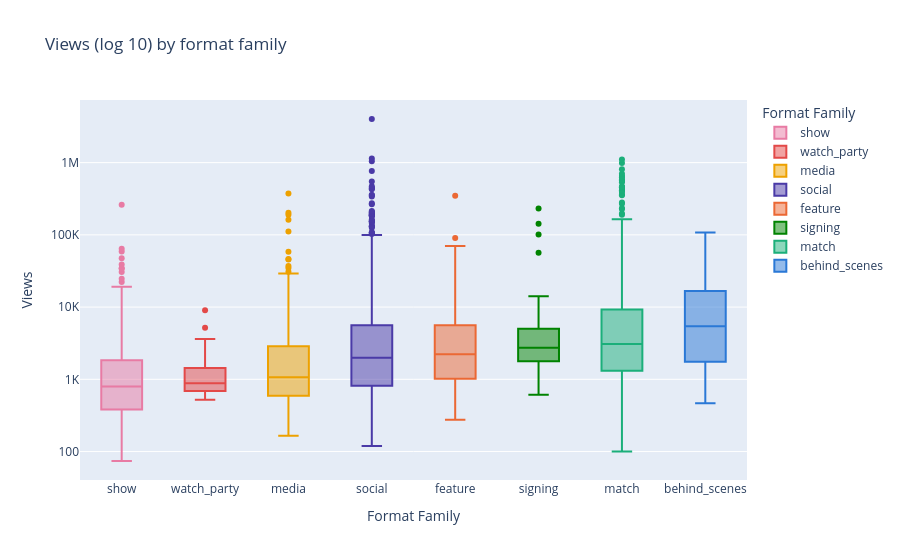

The notebook cell saved with this chart:
### Code cell
order = df.groupby('format_family')['view_count'].median().sort_values().index.tolist()
n = df['format_family'].value_counts()

fig = px.box(
    df, x='format_family', y='log10_views',
    color='format_family',
    color_discrete_map=FAMILY_COLORS,
    category_orders={'format_family': order},
    title='Views (log 10) by format family',
    labels={'format_family': 'Format Family', 'log10_views': "Views"}
    )

fig.update_xaxes(
    tickvals=order,
    ticktext=[f'{f}<br>n={n[f]}' for f in order])

fig.update_yaxes(
    tickvals=[2, 3, 4, 5, 6],
    ticktext=['100', '1K', '10K', '100K', '1M'])

fig.show()

### Figure 1 — Plotly figure (JSON) as saved in the notebook; plotly's stock layout.template omitted (floating-point values rounded to 4 significant figures; data arrays with more than 128 entries replaced by an {"elided": "..."} marker saying what was removed)
{"data": [{"alignmentgroup": "True", "hovertemplate": "Format Family=%{x}<br>Views=%{y}<extra></extra>", "legendgroup": "show", "marker": {"color": "#e87ba4"}, "name": "show", "notched": false, "offsetgroup": "show", "orientation": "v", "showlegend": true, "type": "box", "x": {"elided": "686 str values"}, "x0": " ", "xaxis": "x", "y": {"elided": "686 float values"}, "y0": " ", "yaxis": "y"}, {"alignmentgroup": "True", "hovertemplate": "Format Family=%{x}<br>Views=%{y}<extra></extra>", "legendgroup": "watch_party", "marker": {"color": "#e34948"}, "name": "watch_party", "notched": false, "offsetgroup": "watch_party", "orientation": "v", "showlegend": true, "type": "box", "x": ["watch_party", "watch_party", "watch_party", "watch_party", "watch_party", "watch_party", "watch_party", "watch_party", "watch_party", "watch_party", "watch_party", "watch_party", "watch_party", "watch_party", "watch_party", "watch_party", "watch_party", "watch_party", "watch_party", "watch_party", "watch_party", "watch_party", "watch_party", "watch_party", "watch_party", "watch_party", "watch_party", "watch_party", "watch_party", "watch_party", "watch_party", "watch_party", "watch_party", "watch_party", "watch_party", "watch_party", "watch_party", "watch_party", "watch_party", "watch_party"], "x0": " ", "xaxis": "x", "y": [2.959, 2.947, 3.307, 3.276, 3.149, 2.839, 3.02, 3.003, 3.558, 3.401, 3.386, 3.249, 3.168, 2.839, 2.864, 2.903, 2.781, 2.732, 3.092, 2.716, 2.8, 2.913, 2.991, 2.935, 3.073, 2.77, 2.78, 2.84, 2.833, 2.941, 2.854, 2.883, 2.998, 2.967, 2.883, 2.887, 2.79, 3.37, 3.958, 3.714], "y0": " ", "yaxis": "y"}, {"alignmentgroup": "True", "hovertemplate": "Format Family=%{x}<br>Views=%{y}<extra></extra>", "legendgroup": "media", "marker": {"color": "#eda100"}, "name": "media", "notched": false, "offsetgroup": "media", "orientation": "v", "showlegend": true, "type": "box", "x": {"elided": "269 str values"}, "x0": " ", "xaxis": "x", "y": {"elided": "269 float values"}, "y0": " ", "yaxis": "y"}, {"alignmentgroup": "True", "hovertemplate": "Format Family=%{x}<br>Views=%{y}<extra></extra>", "legendgroup": "social", "marker": {"color": "#4a3aa7"}, "name": "social", "notched": false, "offsetgroup": "social", "orientation": "v", "showlegend": true, "type": "box", "x": {"elided": "1193 str values"}, "x0": " ", "xaxis": "x", "y": {"elided": "1193 float values"}, "y0": " ", "yaxis": "y"}, {"alignmentgroup": "True", "hovertemplate": "Format Family=%{x}<br>Views=%{y}<extra></extra>", "legendgroup": "feature", "marker": {"color": "#eb6834"}, "name": "feature", "notched": false, "offsetgroup": "feature", "orientation": "v", "showlegend": true, "type": "box", "x": ["feature", "feature", "feature", "feature", "feature", "feature", "feature", "feature", "feature", "feature", "feature", "feature", "feature", "feature", "feature", "feature", "feature", "feature", "feature", "feature", "feature", "feature", "feature", "feature", "feature", "feature", "feature", "feature", "feature", "feature", "feature", "feature", "feature", "feature", "feature", "feature", "feature", "feature", "feature", "feature", "feature", "feature", "feature", "feature", "feature", "feature", "feature", "feature", "feature", "feature", "feature", "feature", "feature", "feature", "feature", "feature", "feature", "feature", "feature", "feature", "feature", "feature", "feature", "feature", "feature", "feature", "feature", "feature", "feature", "feature", "feature", "feature", "feature", "feature", "feature", "feature", "feature", "feature", "feature", "feature", "feature", "feature", "feature", "feature", "feature", "feature", "feature", "feature", "feature", "feature", "feature", "feature", "feature", "feature", "feature", "feature", "feature", "feature", "feature", "feature", "feature", "feature", "feature", "feature", "feature", "feature", "feature", "feature", "feature", "feature", "feature", "feature", "feature", "feature", "feature", "feature", "feature", "feature", "feature", "feature", "feature", "feature", "feature", "feature", "feature"], "x0": " ", "xaxis": "x", "y": [3.024, 3.575, 3.872, 3.065, 3.605, 3.41, 3.323, 2.932, 3.257, 3.964, 4.2, 3.147, 4.049, 3.82, 3.309, 3.202, 2.643, 3.813, 2.583, 2.853, 2.74, 2.746, 2.599, 2.637, 3.183, 3.519, 2.991, 3.439, 2.829, 3.712, 3.743, 3.441, 3.532, 3.459, 3.242, 3.618, 3.286, 4.342, 3.32, 3.746, 4.108, 3.392, 3.301, 3.423, 3.188, 3.68, 3.42, 2.984, 3.814, 3.179, 2.571, 3.228, 2.726, 2.597, 2.719, 2.773, 2.787, 2.687, 3.032, 3.814, 2.96, 3.153, 2.646, 2.441, 3.563, 3.527, 3.521, 3.015, 3.871, 3.081, 3.856, 3.56, 3.62, 3.63, 3.023, 3.523, 3.301, 4.146, 3.252, 2.701, 2.722, 2.575, 2.739, 2.63, 2.61, 3.764, 3.949, 3.334, 3.192, 4.2, 4.156, 3.648, 4.699, 3.618, 3.253, 4.845, 4.105, 3.058, 4.2, 3.816, 4.171, 3.348, 3.731, 3.475, 3.367, 4.647, 2.978, 2.938, 3.035, 3.481, 2.63, 3.094, 3.063, 3.614, 2.821, 4.691, 3.763, 3.605, 3.348, 5.542, 3.791, 3.773, 4.049, 3.276, 4.955], "y0": " ", "yaxis": "y"}, {"alignmentgroup": "True", "hovertemplate": "Format Family=%{x}<br>Views=%{y}<extra></extra>", "legendgroup": "signing", "marker": {"color": "#008300"}, "name": "signing", "notched": false, "offsetgroup": "signing", "orientation": "v", "showlegend": true, "type": "box", "x": ["signing", "signing", "signing", "signing", "signing", "signing", "signing", "signing", "signing", "signing", "signing", "signing", "signing", "signing", "signing", "signing", "signing", "signing", "signing", "signing", "signing", "signing", "signing", "signing", "signing", "signing", "signing", "signing", "signing", "signing", "signing", "signing", "signing", "signing", "signing", "signing", "signing", "signing", "signing", "signing", "signing", "signing", "signing", "signing", "signing", "signing", "signing", "signing", "signing", "signing", "signing", "signing", "signing", "signing", "signing", "signing", "signing", "signing", "signing", "signing", "signing", "signing", "signing"], "x0": " ", "xaxis": "x", "y": [4.015, 2.969, 3.951, 4.152, 3.561, 3.785, 5.364, 2.786, 2.944, 3.063, 3.307, 3.024, 3.144, 3.084, 3.428, 3.49, 3.449, 3.202, 3.38, 3.316, 4.753, 3.369, 3.366, 3.373, 5.004, 3.207, 3.885, 3.565, 3.53, 3.528, 3.707, 5.152, 4.102, 3.481, 3.439, 3.411, 3.581, 3.251, 3.171, 3.954, 3.262, 3.241, 3.52, 3.505, 3.325, 3.319, 3.365, 3.201, 3.664, 3.187, 3.438, 3.196, 3.367, 3.682, 3.775, 3.351, 3.252, 3.809, 3.713, 3.489, 3.769, 3.477, 2.958], "y0": " ", "yaxis": "y"}, {"alignmentgroup": "True", "hovertemplate": "Format Family=%{x}<br>Views=%{y}<extra></extra>", "legendgroup": "match", "marker": {"color": "#1baf7a"}, "name": "match", "notched": false, "offsetgroup": "match", "orientation": "v", "showlegend": true, "type": "box", "x": {"elided": "1138 str values"}, "x0": " ", "xaxis": "x", "y": {"elided": "1138 float values"}, "y0": " ", "yaxis": "y"}, {"alignmentgroup": "True", "hovertemplate": "Format Family=%{x}<br>Views=%{y}<extra></extra>", "legendgroup": "behind_scenes", "marker": {"color": "#2a78d6"}, "name": "behind_scenes", "notched": false, "offsetgroup": "behind_scenes", "orientation": "v", "showlegend": true, "type": "box", "x": ["behind_scenes", "behind_scenes", "behind_scenes", "behind_scenes", "behind_scenes", "behind_scenes", "behind_scenes", "behind_scenes", "behind_scenes", "behind_scenes", "behind_scenes", "behind_scenes", "behind_scenes", "behind_scenes", "behind_scenes", "behind_scenes", "behind_scenes", "behind_scenes", "behind_scenes", "behind_scenes", "behind_scenes", "behind_scenes", "behind_scenes", "behind_scenes", "behind_scenes", "behind_scenes", "behind_scenes", "behind_scenes", "behind_scenes", "behind_scenes", "behind_scenes", "behind_scenes", "behind_scenes", "behind_scenes", "behind_scenes", "behind_scenes", "behind_scenes", "behind_scenes", "behind_scenes", "behind_scenes", "behind_scenes", "behind_scenes", "behind_scenes", "behind_scenes", "behind_scenes", "behind_scenes", "behind_scenes", "behind_scenes", "behind_scenes", "behind_scenes", "behind_scenes", "behind_scenes", "behind_scenes", "behind_scenes", "behind_scenes", "behind_scenes", "behind_scenes"], "x0": " ", "xaxis": "x", "y": [4.157, 3.707, 4.235, 4.163, 3.709, 4.637, 3.966, 4.597, 4.808, 4.004, 3.894, 4.778, 4.43, 4.264, 4.508, 4.363, 3.027, 3.456, 3.258, 2.819, 3.945, 3.191, 2.716, 4.332, 2.981, 4.072, 4.908, 3.869, 4.97, 3.849, 3.659, 3.736, 4.218, 3.072, 3.643, 2.863, 3.363, 3.548, 2.71, 3.382, 3.249, 2.669, 3.359, 3.848, 3.106, 3.337, 3.546, 3.085, 2.99, 2.688, 3.231, 3.5, 3.832, 4.205, 4.242, 5.034, 3.82], "y0": " ", "yaxis": "y"}], "layout": {"boxmode": "overlay", "legend": {"title": {"text": "Format Family"}, "tracegroupgap": 0}, "title": {"text": "Views (log 10) by format family"}, "xaxis": {"anchor": "y", "categoryarray": ["show", "watch_party", "media", "social", "feature", "signing", "match", "behind_scenes"], "categoryorder": "array", "domain": [0, 1], "title": {"text": "Format Family"}}, "yaxis": {"anchor": "x", "domain": [0, 1], "ticktext": ["100", "1K", "10K", "100K", "1M"], "tickvals": [2, 3, 4, 5, 6], "title": {"text": "Views"}}}}
